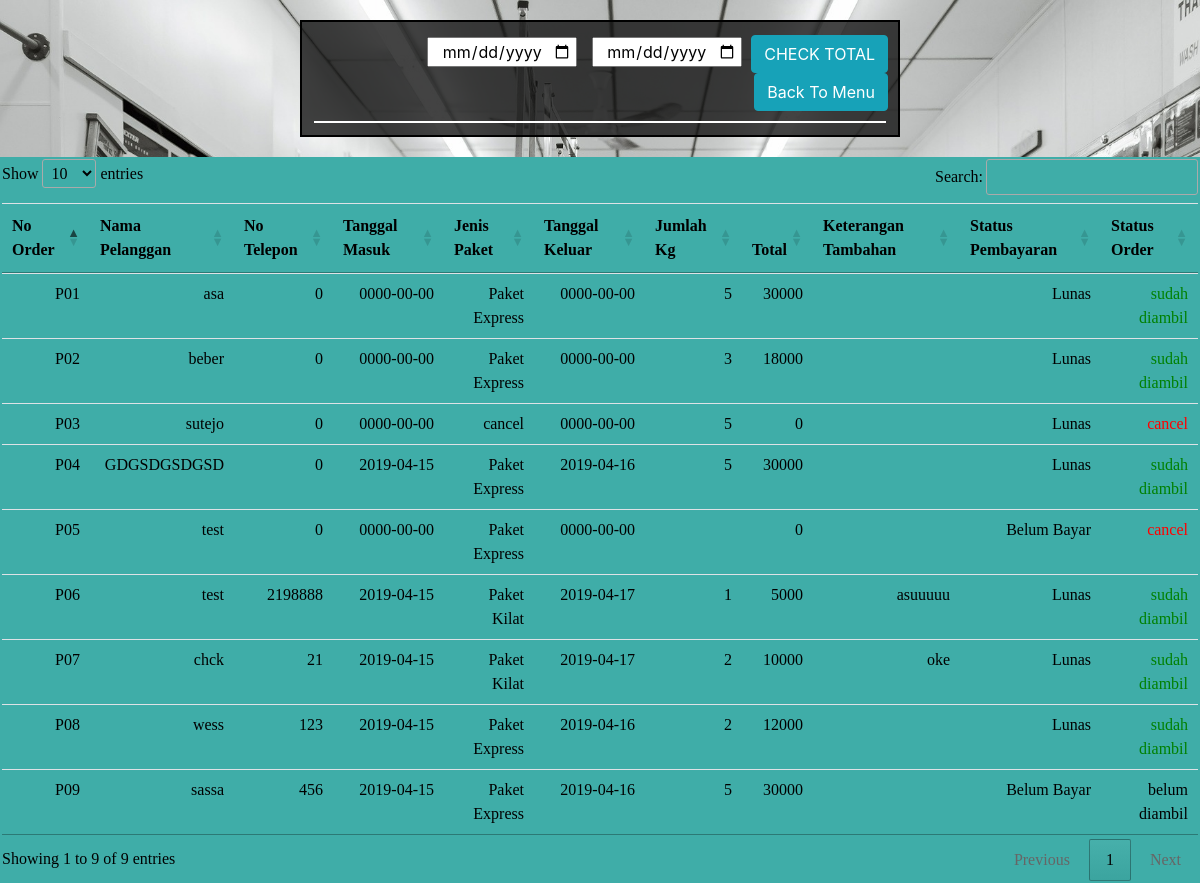
The page /dataorder.php (signed in) on the database its author committed.
### tables this page shows
CREATE TABLE `pesenan` (
  `no_order` varchar(10) NOT NULL,
  `nama_pelanggan` varchar(100) NOT NULL,
  `no_tlp` int(13) DEFAULT NULL,
  `tanggal_masuk` date DEFAULT NULL,
  `jenis_paket` varchar(20) NOT NULL,
  `tanggal_keluar` date DEFAULT NULL,
  `jumlah_kg` varchar(10) NOT NULL,
  `total` varchar(100) NOT NULL,
  `keterangan` text,
  `status_pembayaran` varchar(30) NOT NULL,
  `status_order` varchar(30) NOT NULL
);

### dataorder.php (the view, shortened to what this page needs)
<!DOCTYPE html>
<html>
<head>
</head>
<link rel="stylesheet" href="css/bootstrap.css">
<link rel="stylesheet" type="text/css" href="//cdn.datatables.net/1.10.11/css/jquery.dataTables.min.css">
<link rel="stylesheet" type="text/css" href="do.css">
<body>
<form action="" method="POST">
<input type="date" name="dateinn">
<input type="date" name="dateoutt">
<button name="subbot" class="btn btn-info">CHECK TOTAL</button>
<button name="submitt" class="btn btn-info">Back To Menu</button>
<div class="cari">
</div>
</form>
<div class="menari">
<table class="table table-stripped table-hover datatab">
<thead>
	<tr>
		<th>No Order</th>
		<th>Nama Pelanggan</th>
		<th>No Telepon</th>
		<th>Tanggal Masuk</th>
		<th>Jenis Paket</th>
		<th>Tanggal Keluar</th>
		<th>Jumlah Kg</th>
		<th>Total</th>
		<?php
if ($_SESSION['types'] == "owner") {
	echo "<th>Keterangan Tambahan</th>
		<th>Status Pembayaran</th>
		<th>Status Order</th>";
}elseif($_SESSION['types'] == "admin" ){
	echo "<th>Keterangan Tambahan</th>
		<th>Status Pembayaran</th>
		<th>Status Order</th>
		<th>ACTION</th>";
}else{}
?>
	</tr>
</thead>
<form action="" method="POST">
<?php
include "conn.php";
$sql = "select * from pesenan;";
$go = mysql_query($sql, $koneksi);
while ($dat = mysql_fetch_array($go)) {
	$a1 = $dat['no_order'];
	$a2 = $dat['nama_pelanggan'];
	$a3 = $dat['no_tlp'];
	$a4 = $dat['tanggal_masuk'];
	$a5 = $dat['jenis_paket'];
	$a6 = $dat['tanggal_keluar'];
	$a7 = $dat['jumlah_kg'];
	$a8 = $dat['total'];
	$a9 = $dat['keterangan'];
	$a10 = $dat['status_pembayaran'];
	$a11 = $dat['status_order'];
	$sql1 = "select * from pesenan where no_order = '$a1';";
	$go1 = mysql_query($sql1, $koneksi);
	$check1 = mysql_fetch_assoc($go1);
	if ($check1['status_order'] == "sudah diambil") {
		if ($_SESSION['types'] == "owner") {
			echo "<tr>
<td>$a1</td><td>$a2</td><td>$a3</td><td>$a4</td><td>$a5</td>
<td>$a6</td><td>$a7</td><td>$a8</td><td>$a9</td><td>$a10</td><td style='color: green;'>$a11</td>
	</tr>";
}
	 }elseif ($check1['status_order'] == "belum diambil"){
	 	if ($_SESSION['types'] == "owner") {
			echo "<tr>
<td>$a1</td><td>$a2</td><td>$a3</td><td>$a4</td><td>$a5</td>
<td>$a6</td><td>$a7</td><td>$a8</td><td>$a9</td><td>$a10</td><td>$a11</td>
	</tr>";
}
	 }elseif ($check1['status_order'] == "cancel"){
	 	if ($_SESSION['types'] == "owner") {
			echo "<tr>
<td>$a1</td><td>$a2</td><td>$a3</td><td>$a4</td><td>$a5</td>
<td>$a6</td><td>$a7</td><td>$a8</td><td>$a9</td><td>$a10</td><td  style='color: red;'>$a11</td>
	</tr>";
}
	 }
}
?>
</form>
</table>
</div>
</body>
</html>

### do.css (style rules this page uses)
body { background-image: url(img/pc1.jpg); background-size: cover; background-repeat: no-repeat; text-align: center; color: black; }
form { color: white; background-color: rgba(20, 20, 20, 0.8); margin: 20px; margin-left: 300px; margin-right: 300px; border: 2px solid black; padding: 10px; }
form [type=date] { height: 30px; width: 150px; margin: 5px; text-align: center; padding: 3px; }
.menari { color: black; background-color: rgb(63, 173, 168); width: 100%; font-family: cursive; padding: 2px; }
.cari { text-align: right; margin: 2px; margin-top: 10px; border-top: 2px solid white; }

### dataorder.php (style rules this page uses)
.datatab { text-align: right; }
form { text-align: right; }

### rows shown on the page
pesenan: no_order "P01", nama_pelanggan "asa", no_tlp "0", tanggal_masuk "0000-00-00", jenis_paket "Paket Express", tanggal_keluar "0000-00-00", jumlah_kg "5", total "30000", status_pembayaran "Lunas", status_order "sudah diambil"
pesenan: no_order "P02", nama_pelanggan "beber", no_tlp "0", tanggal_masuk "0000-00-00", jenis_paket "Paket Express", tanggal_keluar "0000-00-00", jumlah_kg "3", total "18000", status_pembayaran "Lunas", status_order "sudah diambil"
pesenan: no_order "P03", nama_pelanggan "sutejo", no_tlp "0", tanggal_masuk "0000-00-00", jenis_paket "cancel", tanggal_keluar "0000-00-00", jumlah_kg "5", total "0", status_pembayaran "Lunas", status_order "cancel"
pesenan: no_order "P04", nama_pelanggan "GDGSDGSDGSD", no_tlp "0", tanggal_masuk "2019-04-15", jenis_paket "Paket Express", tanggal_keluar "2019-04-16", jumlah_kg "5", total "30000", status_pembayaran "Lunas", status_order "sudah diambil"
pesenan: no_order "P05", nama_pelanggan "test", no_tlp "0", tanggal_masuk "0000-00-00", jenis_paket "Paket Express", tanggal_keluar "0000-00-00", total "0", status_pembayaran "Belum Bayar", status_order "cancel"
pesenan: no_order "P06", nama_pelanggan "test", no_tlp "2198888", tanggal_masuk "2019-04-15", jenis_paket "Paket Kilat", tanggal_keluar "2019-04-17", jumlah_kg "1", total "5000", keterangan "asuuuuu", status_pembayaran "Lunas", status_order "sudah diambil"
pesenan: no_order "P07", nama_pelanggan "chck", no_tlp "21", tanggal_masuk "2019-04-15", jenis_paket "Paket Kilat", tanggal_keluar "2019-04-17", jumlah_kg "2", total "10000", keterangan "oke", status_pembayaran "Lunas", status_order "sudah diambil"
pesenan: no_order "P08", nama_pelanggan "wess", no_tlp "123", tanggal_masuk "2019-04-15", jenis_paket "Paket Express", tanggal_keluar "2019-04-16", jumlah_kg "2", total "12000", status_pembayaran "Lunas", status_order "sudah diambil"
pesenan: no_order "P09", nama_pelanggan "sassa", no_tlp "456", tanggal_masuk "2019-04-15", jenis_paket "Paket Express", tanggal_keluar "2019-04-16", jumlah_kg "5", total "30000", status_pembayaran "Belum Bayar", status_order "belum diambil"
